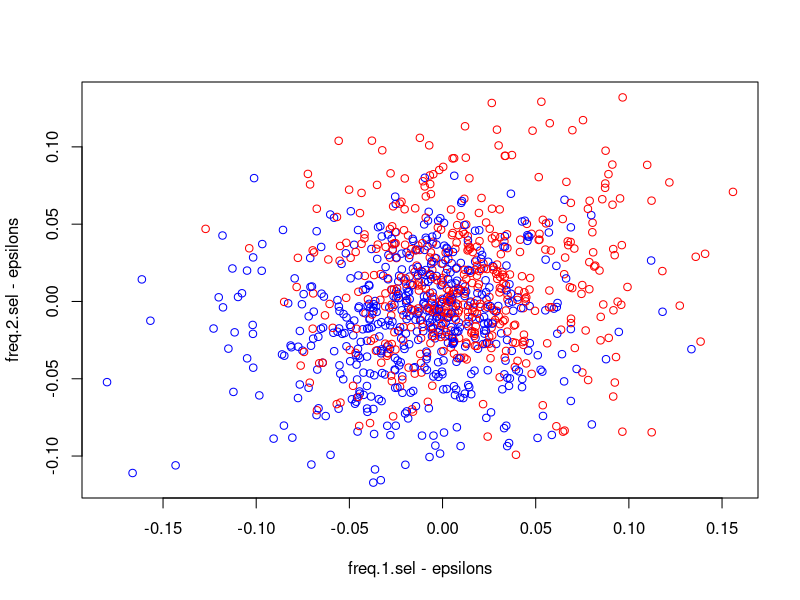

Reproduce this figure in R. (Note: this script raises an error after producing the figure.)


n.loci<-1000
epsilons<-rbeta(n.loci,1,1)

freq.1<-rnorm(n.loci,mean=epsilons,sd=sqrt(0.01*epsilons*(1-epsilons)))
freq.2<-rnorm(n.loci,mean=epsilons,sd=sqrt(0.01*epsilons*(1-epsilons)))

effect.sizes<-rnorm(n.loci,sd=0.01)

beta<-10

freq.2.sel<-freq.2 + beta*effect.sizes*freq.2*(1-freq.2)
freq.1.sel<-freq.1 + beta*effect.sizes*freq.1*(1-freq.1)
plot(freq.1.sel-epsilons,freq.2.sel-epsilons,col=ifelse(effect.sizes>0,"red","blue"))
cor.test(freq.1.sel-epsilons,freq.2.sel-epsilons)
signed.change.1<-sign(effect.sizes)*(freq.1.sel-epsilons)
signed.change.2<-sign(effect.sizes)*(freq.2.sel-epsilons)

num.up.1<-sum(signed.change.1>0)
num.up.2<-sum(signed.change.2>0)

chisq.test(x=c(num.up.1,n.loci-num.up.1),p=c(0.5,0.5))
chisq.test(x=c(num.up.2,n.loci-num.up.2),p=c(0.5,0.5))

up.up<-sum(signed.change.1 > 0 & signed.change.2 >0)
up.down<-sum(signed.change.1 > 0 & signed.change.2 <=0)
down.up<-sum(signed.change.1 <= 0 & signed.change.2 >0)
down.down<-sum(signed.change.1 <= 0 & signed.change.2 <=0)

sign.matrix<-matrix(c(c(up.up,up.down),c(down.up,down.down)),byrow=TRUE,nrow=2)
chisq.test(sign.matrix)

 chisq.test(matrix(c(c(num.up.1,n.loci-num.up.1),c(num.up.2,n.loci-num.up.2)),byrow=TRUE,nrow=2))

mantelhaen.test()